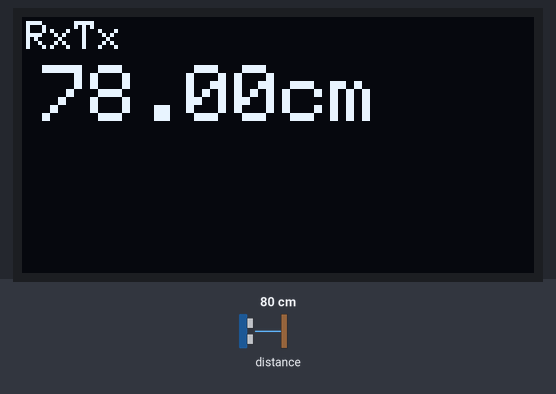
A sketch run on a simulated Arduino Uno, built with avr-gcc and run on an emulated ATmega328P. On the bench: 128×64 one-colour display. The inputs (shaded band) are chosen by the test bench; at power-on: distance to the obstacle 80 cm. The display library's start-up logo is not drawn.

Above: at 2.2 s.
2.3 s: distance to the obstacle set to 2 cm
At 3.2 s:
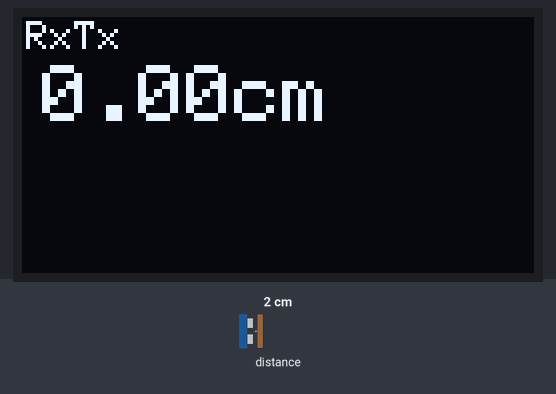
3.9 s: distance to the obstacle set to 250 cm
At 4.5 s:
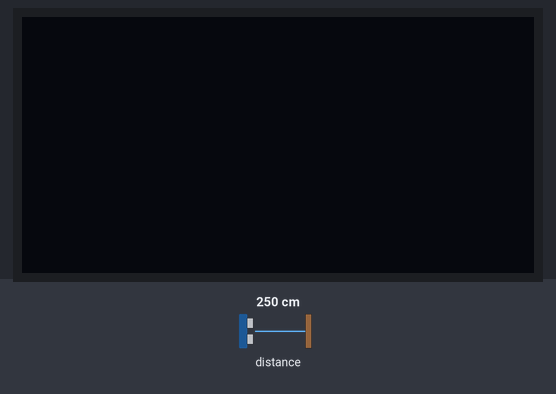
5.5 s: distance to the obstacle set to 4 cm
At 6.1 s:
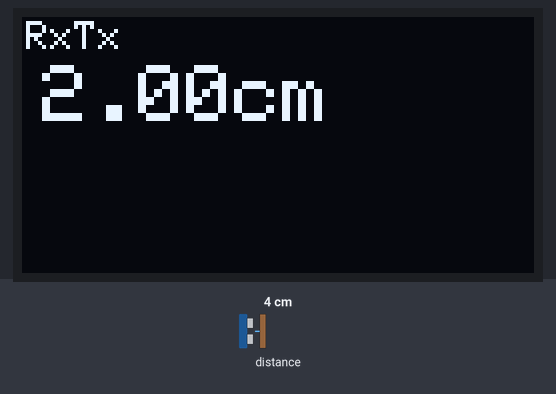
7.0 s: distance to the obstacle set to 299 cm
At 8.5 s:
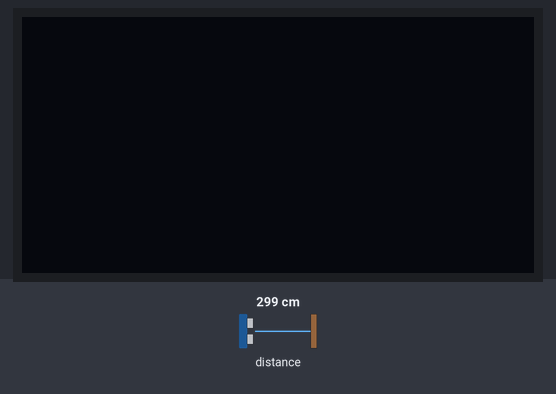
Timing chart, 0 to 9.7 s (numbered marks = the images above; inputs shaded):
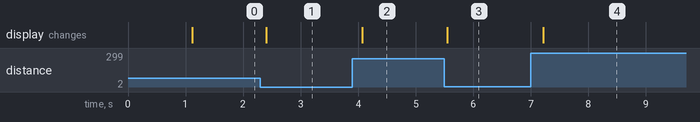

The sketch:

VL53l0X_SSD1306.ino
```cpp
#include <Wire.h>
#include "Adafruit_VL53L0X.h"
#include <SPI.h>
#include <Adafruit_GFX.h>
#include <Adafruit_SSD1306.h>

#define OLED_RESET 4
Adafruit_SSD1306 display(OLED_RESET);

Adafruit_VL53L0X lox = Adafruit_VL53L0X();

void setup()
{
  Serial.begin(9600);

  display.begin(SSD1306_SWITCHCAPVCC, 0x3C);

  display.display();
  delay(1000);


  Wire.begin();

  if (!lox.begin()) {
    Serial.println(F("Failed to boot VL53L0X"));
    while(1);
  }

  display.setTextSize(2);
  display.setTextColor(WHITE);
}

void loop()
{
  VL53L0X_RangingMeasurementData_t measure;

  lox.rangingTest(&measure, false);

  if (measure.RangeStatus != 4) {
      display.clearDisplay();
      display.setTextSize(1);
      display.setCursor(1,1);
      display.print("RxTx");
      display.setTextSize(2);
      display.setCursor(5  ,12);
      display.print((measure.RangeMilliMeter*0.1)-2);
      display.print("cm");
      display.display();
      Serial.println();
      delay(100);
  } else {
    display.display();
    display.clearDisplay();
    return;
  }
}
```

Measured:
- after the input at 2.3 s, the display: changes after 0.11 s (image 1)
- after the input at 3.9 s, the display: changes after 0.17 s (image 2)
- after the input at 5.5 s, the display: changes after 0.05 s (image 3)
- after the input at 7.0 s, the display: changes after 0.22 s (image 4)
